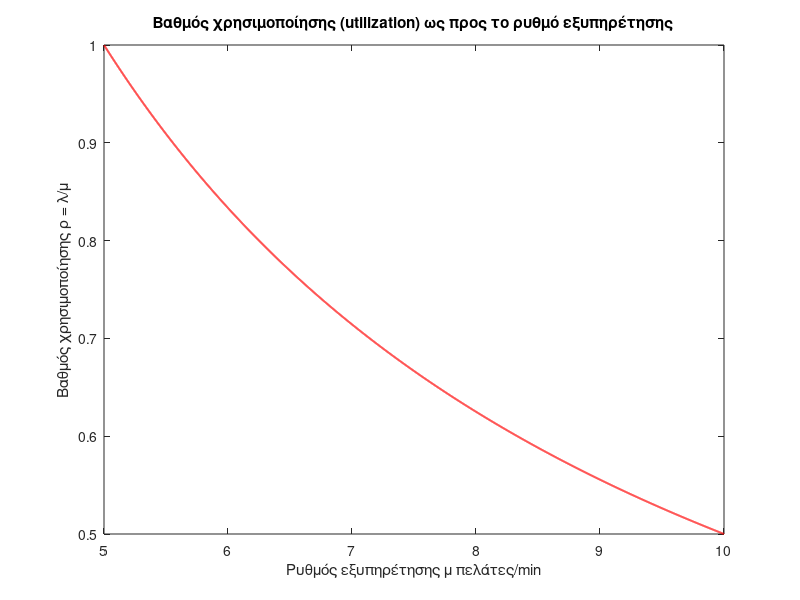
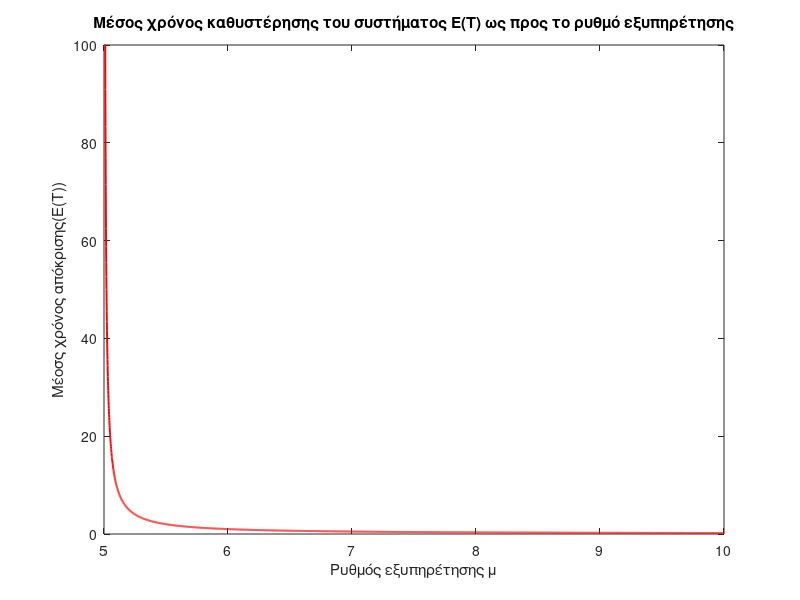
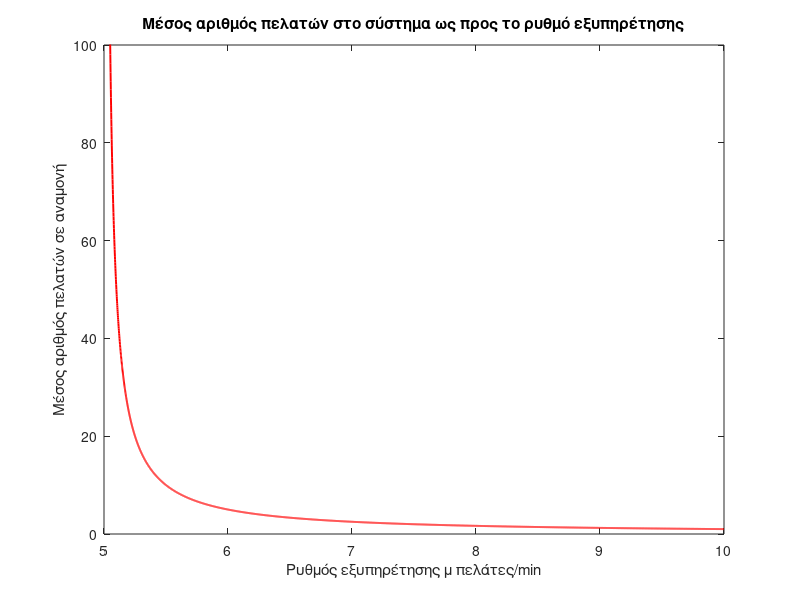
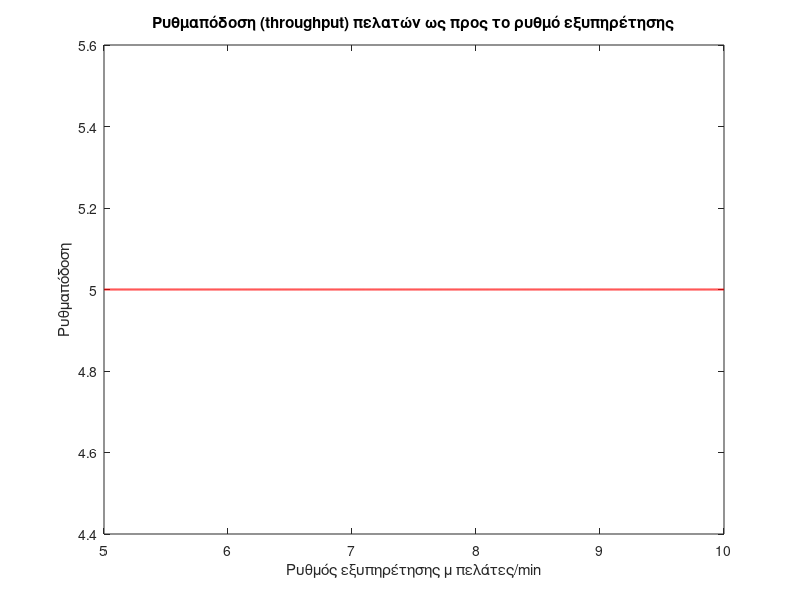

Write the MATLAB code that produced these figures, in order.
% system M/M/1
clc;
clear all;
close all;

lambda = 5;
mu = 5.001:0.001:10; % The only possible values so the system be ergodic

[U, R, Q, X, p0] = qsmm1 (lambda, mu)
% Server Utilization
figure(1);
plot(mu,U,"r","linewidth",1.4);
title("Βαθμός χρησιμοποίησης (utilization) ως προς το ρυθμό εξυπηρέτησης");
xlabel("Ρυθμός εξυπηρέτησης μ πελάτες/min");
ylabel("Βαθμός χρησιμοποίησης ρ = λ/μ");

% Average server response time
figure(2);
plot(mu,R,"r","linewidth",1.4);
axis ([5 10 0 100]);
title("Μέσος χρόνος καθυστέρησης του συστήματος Ε(Τ) ως προς το ρυθμό εξυπηρέτησης");
xlabel("Ρυθμός εξυπηρέτησης μ");
ylabel("Μέοσς χρόνος απόκρισης(Ε(Τ))");

% Average number of request in the system
figure(3);
plot(mu,Q,"r","linewidth",1.4);
axis ([5 10 0 100]);
title("Μέσος αριθμός πελατών στο σύστημα ως προς το ρυθμό εξυπηρέτησης");
xlabel("Ρυθμός εξυπηρέτησης μ πελάτες/min");
ylabel("Μέσος αριθμός πελατών σε αναμονή");

% Throughtput of the system
figure(4);
plot(mu,X,"r","linewidth",1.4);
title("Ρυθμαπόδοση (throughput) πελατών ως προς το ρυθμό εξυπηρέτησης");
xlabel("Ρυθμός εξυπηρέτησης μ πελάτες/min");
ylabel("Ρυθμαπόδοση");

